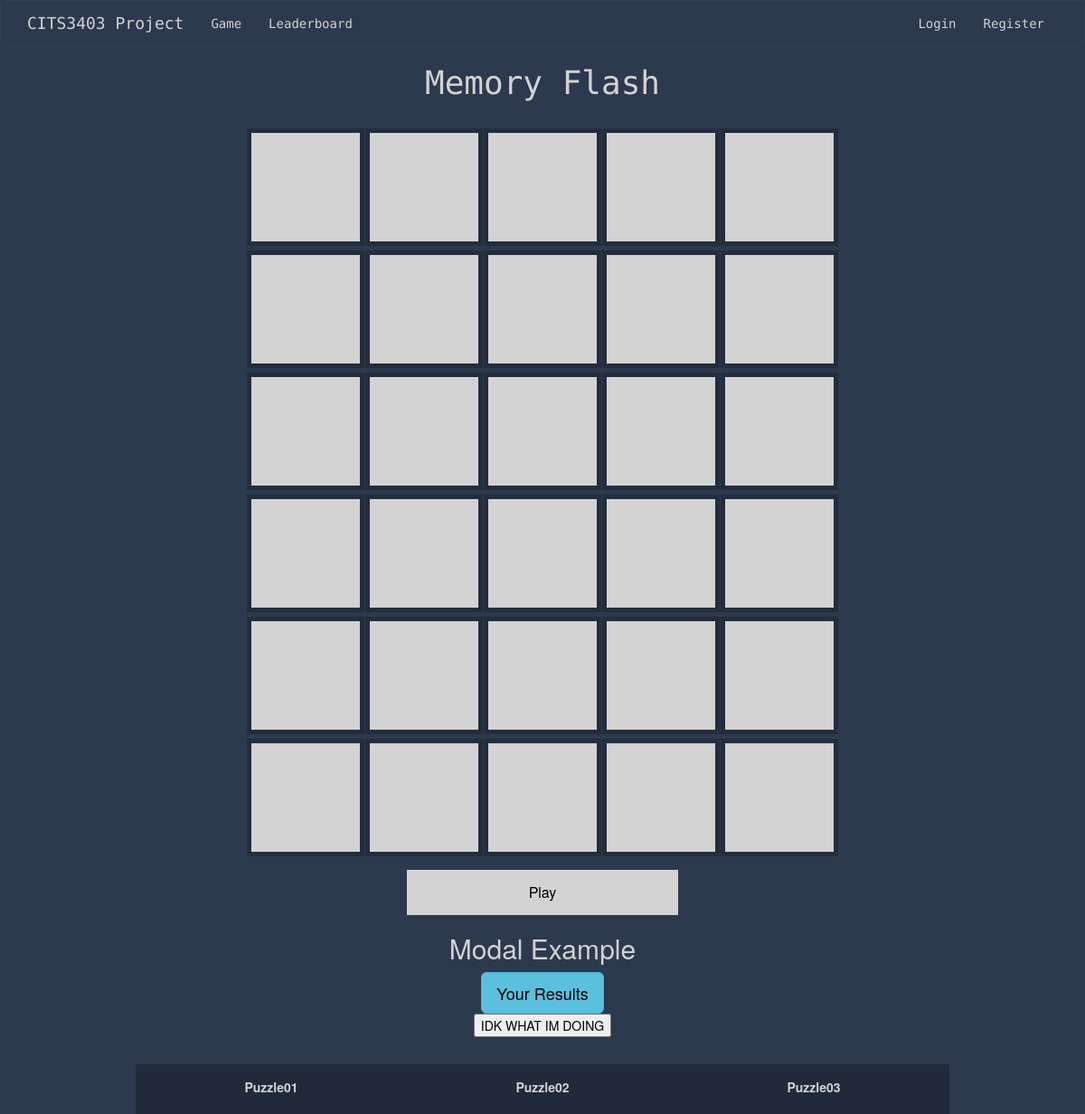
/game, run on an earlier commit of the app's database.
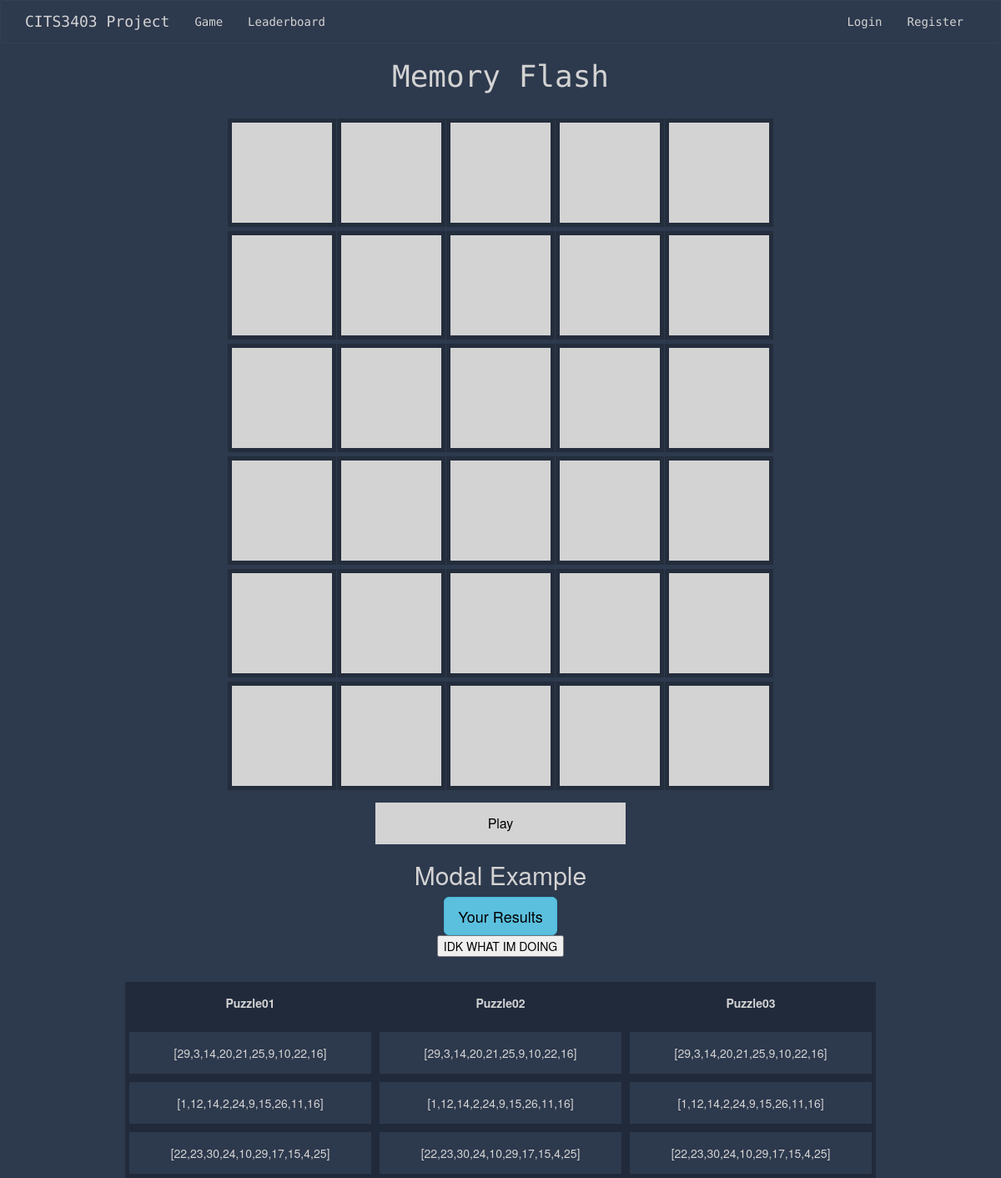
And on a later commit of the database.
### app/models.py (models this page shows)
class Puzzle(db.Model):
    id = db.Column(db.Integer, primary_key=True)
    puzzle01 = db.Column(db.String(64))
    puzzle02 = db.Column(db.String(64))
    puzzle03 = db.Column(db.String(64))

### app/routes.py (the view)
@app.route('/')
@app.route('/game')
def game():
    allPuzzles = Puzzle.query.all()
    return render_template('game.html', title='Game', puzzles = allPuzzles)

### app/templates/game.html (shortened to what this page needs)
{% extends "base.html" %}
{% block content %}
<h1>Memory Flash</h1>
<br>
<body>
  <div class="container">
    <h2>Modal Example</h2>
    <button type="button" class="btn btn-info btn-lg" data-toggle="modal" data-target="#myModal">Your Results</button>
  </div>
  <form action = "/update_puzzle", methods = "post">
    <button id = "testing01" type = 'button' type ='submit' onclick ="testBackend()"> IDK WHAT IM DOING </button>
  </form>
  <table >
    <thead>
        <tr>
            <th> Puzzle01 </th>
            <th> Puzzle02 </th>
            <th> Puzzle03 </th>
        </tr>
    </thead>
    <tbody>
        {% for puzzle in puzzles %}
            <tr>
                <td> {{ puzzle.puzzle01 }} </td>
                <td> {{ puzzle.puzzle02 }} </td>
                <td> {{ puzzle.puzzle03 }}</td>
            </tr>
        {% endfor %}
    </tbody>
</table>
</body>
{% endblock %}

### app/templates/base.html (shortened to what this page needs)
{% extends 'bootstrap/base.html' %}
{% block styles %}
{{ super() }}
<head>
<link rel="stylesheet" href="{{ url_for('static', filename='css/stylesheet.css') }}">
</head>
{% endblock %}
{% block navbar %}
<nav class="navbar navbar-default">
    <div class="container">
        <div class="navbar-header">
            <a class="navbar-brand" href="{{ url_for('index') }}">CITS3403 Project</a>
        </div>
        <div class="collapse navbar-collapse" id="bs-example-navbar-collapse-1">
            <ul class="nav navbar-nav navbar-left">
                {% if current_user.is_anonymous %}
                <li><a href="{{ url_for('game') }}">Game</a></li>
                <li><a href="{{ url_for('leaderboard') }}">Leaderboard</a></li>
                {% else %}
                <li><a href="{{ url_for('game') }}">Game</a></li>
                <li><a href="{{ url_for('leaderboard') }}">Leaderboard</a></li>
                <li><a href="{{ url_for('user_stats') }}">Profile</a></li>
                {% endif %}
            </ul>
            <ul class="nav navbar-nav navbar-right">
                {% if current_user.is_anonymous %}
                <li><a href="{{ url_for('login') }}">Login</a></li>
                <li><a href="{{ url_for('register') }}">Register</a></li>
                {% else %}
                <li><a href="{{ url_for('logout') }}">Logout</a></li>
                {% endif %}
            </ul>
        </div>
    </div>
</nav>
{% endblock %}

### app/static/css/stylesheet.css (style rules this page uses)
head,body { text-align: center; }
button, input { color: black !important; }
body { background: #2d394d; color: lightgrey; }
.center, h1 { text-align: center; font-family: 'Source Code Pro', monospace; }
ul { display: inline-block; text-align: left; list-style-type: square; }
a { color: lightgrey !important; }
.navbar-default { background: #2d394d; border-color: #323f56; font-family: 'Source Code Pro', monospace; }
table { border-collapse: separate; width: 75%; margin-left: auto; margin-right: auto; margin-top: 30px; }
th, td { border: 5px solid #202a3b; padding: 15px; text-align: center; margin: none; }
th { border-top: none; font-weight: bold; background-color: #202a3b; }

What changed in the data, as far as the page shows it:
added Puzzle: puzzle01 "[29,3,14,20,21,25,9,10,22,16]", puzzle02 "[29,3,14,20,21,25,9,10,22,16]", puzzle03 "[29,3,14,20,21,25,9,10,22,16]"
added Puzzle: puzzle01 "[1,12,14,2,24,9,15,26,11,16]", puzzle02 "[1,12,14,2,24,9,15,26,11,16]", puzzle03 "[1,12,14,2,24,9,15,26,11,16]"
added Puzzle: puzzle01 "[22,23,30,24,10,29,17,15,4,25]", puzzle02 "[22,23,30,24,10,29,17,15,4,25]", puzzle03 "[22,23,30,24,10,29,17,15,4,25]"
